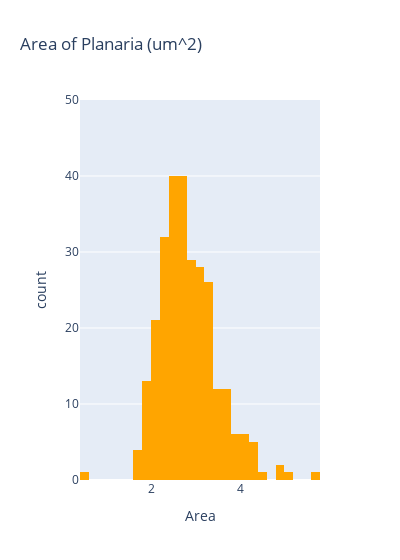

Notebook cell for this chart:
### Code cell
px.histogram(df, x='Area', width=400, title='Area of Planaria (um^2)', range_y=[0,50], color_discrete_sequence=['orange'])

### Figure 1 — Plotly figure (JSON) as saved in the notebook; plotly's stock layout.template omitted (floating-point values rounded to 4 significant figures; data arrays with more than 128 entries replaced by an {"elided": "..."} marker saying what was removed)
{"data": [{"bingroup": "x", "hovertemplate": "Area=%{x}<br>count=%{y}<extra></extra>", "legendgroup": "", "marker": {"color": "orange", "pattern": {"shape": ""}}, "name": "", "orientation": "v", "showlegend": false, "type": "histogram", "x": {"elided": "280 float values"}, "xaxis": "x", "yaxis": "y"}], "layout": {"barmode": "relative", "legend": {"tracegroupgap": 0}, "title": {"text": "Area of Planaria (um^2)"}, "width": 400, "xaxis": {"anchor": "y", "domain": [0, 1], "title": {"text": "Area"}}, "yaxis": {"anchor": "x", "domain": [0, 1], "range": [0, 50], "title": {"text": "count"}}}}
